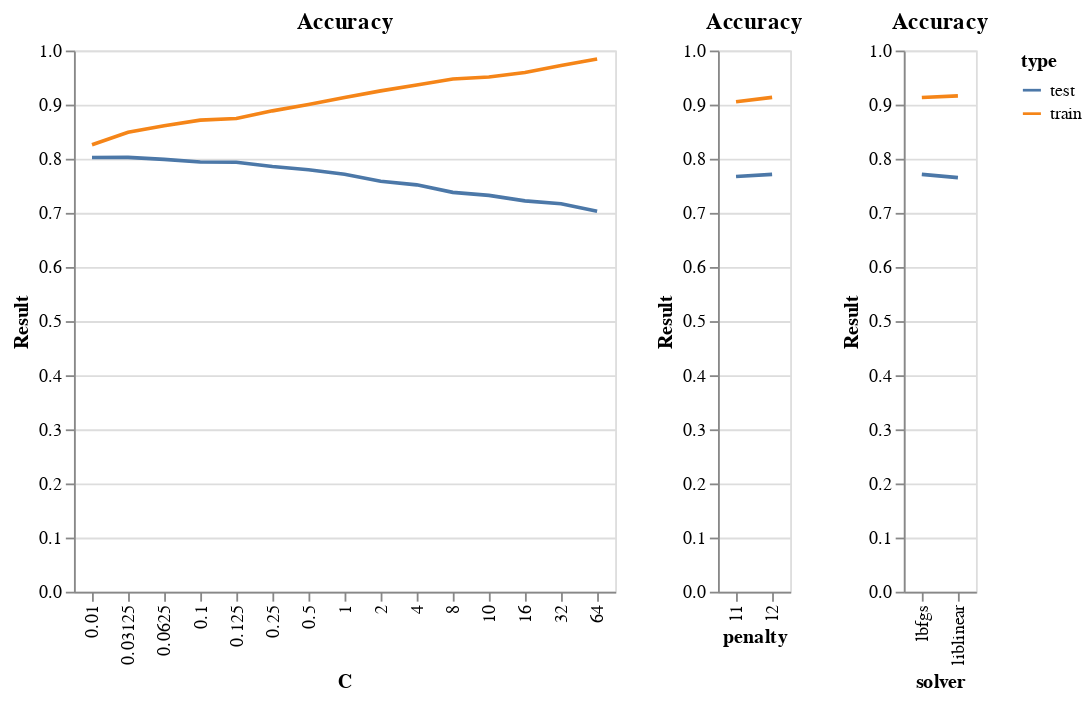

Write notebook code for a chart like this one.
### Code cell
df = csv_data.copy()
df = df[df.Score=='Accuracy']
#print(df.columns)
df = df.groupby(['type','C',])['Result'].median().reset_index()
#display(df)

chart1 = alt.Chart(df).mark_line().encode(
    x = 'C:O',
    y = 'Result:Q',
    color = 'type:N',
    tooltip = 'C:Q',

).properties(
    title = 'Accuracy'
)


df = csv_data.copy()
df = df[df.Score=='Accuracy']
#print(df.columns)
df = df.groupby(['type','penalty',])['Result'].median().reset_index()
#display(df)

chart2 = alt.Chart(df).mark_line().encode(
    x = 'penalty:O',
    y = 'Result:Q',
    color = 'type:N',
    tooltip = 'penalty:Q',

).properties(
    title = 'Accuracy'
)

df = csv_data.copy()
df = df[df.Score=='Accuracy']
#print(df.columns)
df = df.groupby(['type','solver',])['Result'].median().reset_index()
#display(df)

chart3 = alt.Chart(df).mark_line().encode(
    x = 'solver:O',
    y = 'Result:Q',
    color = 'type:N',
    tooltip = 'solver:Q',

).properties(
    title = 'Accuracy'
)

chart1 | chart2 | chart3

### Figure 1 — Vega-Lite specification as saved in the notebook (floating-point values rounded to 4 significant figures)
{"config": {"view": {"continuousWidth": 400, "continuousHeight": 300}}, "hconcat": [{"data": {"name": "data-b24a736c0f8766b00a5ca997ecb996c3"}, "mark": "line", "encoding": {"color": {"field": "type", "type": "nominal"}, "tooltip": {"field": "C", "type": "quantitative"}, "x": {"field": "C", "type": "ordinal"}, "y": {"field": "Result", "type": "quantitative"}}, "title": "Accuracy"}, {"data": {"name": "data-bd357543cf6a69d95a02caf96d641b78"}, "mark": "line", "encoding": {"color": {"field": "type", "type": "nominal"}, "tooltip": {"field": "penalty", "type": "quantitative"}, "x": {"field": "penalty", "type": "ordinal"}, "y": {"field": "Result", "type": "quantitative"}}, "title": "Accuracy"}, {"data": {"name": "data-2724719f57b2237a0701888e4e915951"}, "mark": "line", "encoding": {"color": {"field": "type", "type": "nominal"}, "tooltip": {"field": "solver", "type": "quantitative"}, "x": {"field": "solver", "type": "ordinal"}, "y": {"field": "Result", "type": "quantitative"}}, "title": "Accuracy"}], "$schema": "https://vega.github.io/schema/vega-lite/v4.17.0.json", "datasets": {"data-b24a736c0f8766b00a5ca997ecb996c3": [{"type": "test", "C": 0.01, "Result": 0.8022}, {"type": "test", "C": 0.03125, "Result": 0.8026}, {"type": "test", "C": 0.0625, "Result": 0.7989}, {"type": "test", "C": 0.1, "Result": 0.794}, {"type": "test", "C": 0.125, "Result": 0.7936}, {"type": "test", "C": 0.25, "Result": 0.7858}, {"type": "test", "C": 0.5, "Result": 0.7798}, {"type": "test", "C": 1.0, "Result": 0.7714}, {"type": "test", "C": 2.0, "Result": 0.7585}, {"type": "test", "C": 4.0, "Result": 0.7518}, {"type": "test", "C": 8.0, "Result": 0.7379}, {"type": "test", "C": 10.0, "Result": 0.7323}, {"type": "test", "C": 16.0, "Result": 0.7222}, {"type": "test", "C": 32.0, "Result": 0.7168}, {"type": "test", "C": 64.0, "Result": 0.7032}, {"type": "train", "C": 0.01, "Result": 0.8259}, {"type": "train", "C": 0.03125, "Result": 0.8489}, {"type": "train", "C": 0.0625, "Result": 0.8611}, {"type": "train", "C": 0.1, "Result": 0.8714}, {"type": "train", "C": 0.125, "Result": 0.8743}, {"type": "train", "C": 0.25, "Result": 0.8885}, {"type": "train", "C": 0.5, "Result": 0.9001}, {"type": "train", "C": 1.0, "Result": 0.9132}, {"type": "train", "C": 2.0, "Result": 0.9254}, {"type": "train", "C": 4.0, "Result": 0.9362}, {"type": "train", "C": 8.0, "Result": 0.9473}, {"type": "train", "C": 10.0, "Result": 0.9511}, {"type": "train", "C": 16.0, "Result": 0.9594}, {"type": "train", "C": 32.0, "Result": 0.9722}, {"type": "train", "C": 64.0, "Result": 0.9843}], "data-bd357543cf6a69d95a02caf96d641b78": [{"type": "test", "penalty": "l1", "Result": 0.7673}, {"type": "test", "penalty": "l2", "Result": 0.7712}, {"type": "train", "penalty": "l1", "Result": 0.9052}, {"type": "train", "penalty": "l2", "Result": 0.9134}], "data-2724719f57b2237a0701888e4e915951": [{"type": "test", "solver": "lbfgs", "Result": 0.7712}, {"type": "test", "solver": "liblinear", "Result": 0.765}, {"type": "train", "solver": "lbfgs", "Result": 0.9132}, {"type": "train", "solver": "liblinear", "Result": 0.9163}]}}
